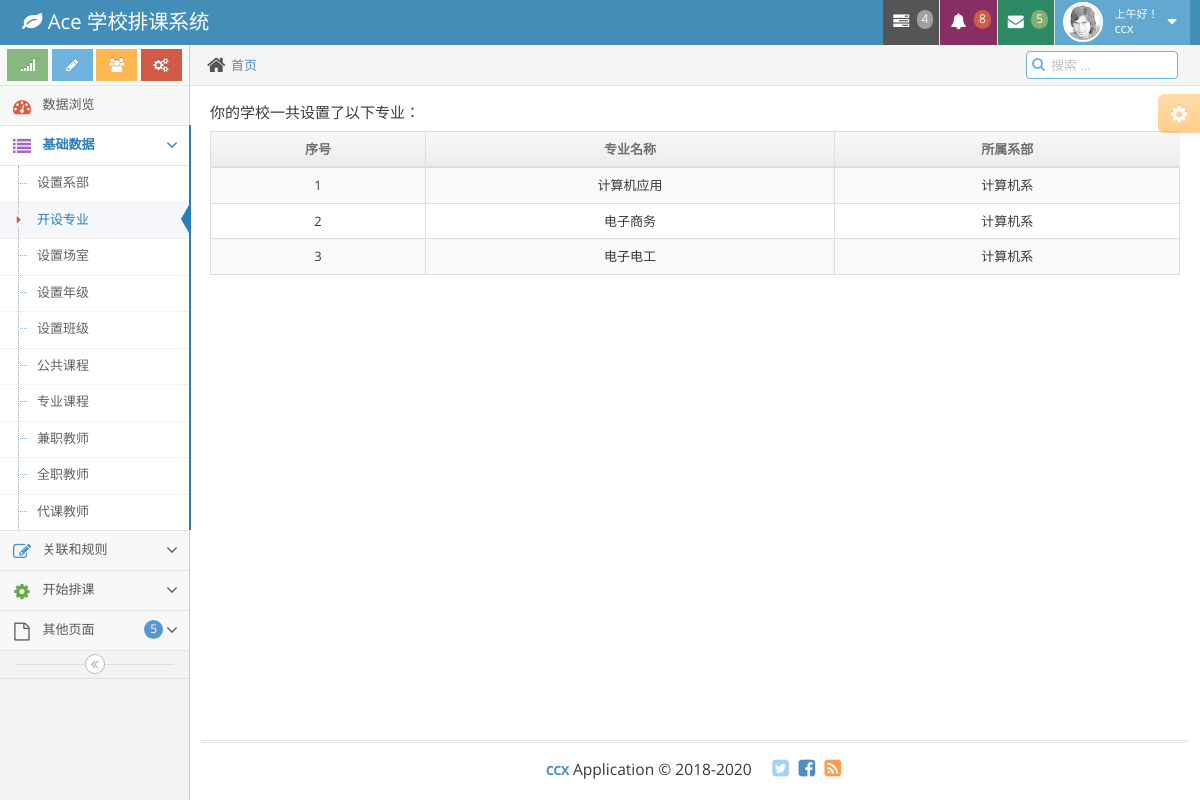
/mydata/2 (signed in), run on the app's committed database.
### apps/mydata/models.py (models this page shows)
class Professional(models.Model):
	pf_name = models.CharField(max_length=30) #pf:professional
	dp_name = models.CharField(max_length=30) #dp:depart

### apps/mydata/views.py (the view)
@method_decorator(Check_Login,name='dispatch')
class Show(ListView):
	model = models.Department

### apps/users/views.py (called while the page is built)
def Check_Login(func):  #自定义登录验证装饰器
	def warpper(request):
		username = request.session.get('username')
		if username:
			return func(request)
		else:
			return render(request,'users/login.html')
	return warpper

### apps/mydata/templates/mydata/professional_list.html (shortened to what this page needs)
{% extends "base.html" %}
{% block menu %}
	{% include 'menu.html' %}
{% endblock%}
{% block content %}
	<p><H5>你的学校一共设置了以下专业：</H5></p>
	<table id="depart-table" class="table table-striped table-bordered table-hover">
		<thead>
			<tr>
				<th class="center">序号</th>
				<th class="center">专业名称</th>
				<th class="center">所属系部</th>
			</tr>
		</thead>
		<tbody>
			{% for pfline in object_list %}
			<tr>
				<td class="center">{{ pfline.id }}</td>												<td class="center">{{ pfline.pf_name }}</td>
				<td class="center">{{ pfline.dp_name }}</td>
			</tr>
			{% endfor %}
		</tbody>
	</table>
{% endblock %}

### templates/base.html (shortened to what this page needs)
<!DOCTYPE html>
<html lang="en">
	<head>
		{% load staticfiles %}
		<link rel="stylesheet" href="{%static 'css/bootstrap.min.css'%}" />
		<link rel="stylesheet" href="{%static 'font-awesome/4.5.0/css/font-awesome.min.css'%}" />
		<link rel="stylesheet" href="{%static 'css/ace.min.css'%}" class="ace-main-stylesheet" id="main-ace-style" />
		<link rel="stylesheet" href="{%static 'css/ace-skins.min.css'%}" />
		<link rel="stylesheet" href="{%static 'css/ace-rtl.min.css'%}" />
	</head>
	<body class="no-skin">
		<div id="navbar" class="navbar navbar-default          ace-save-state">
			<div class="navbar-container ace-save-state" id="navbar-container">
				<div class="navbar-header pull-left">
					<a href="{% url 'index' %}" class="navbar-brand">
						<small>
							<i class="fa fa-leaf"></i>
							Ace 学校排课系统
						</small>
					</a>
				</div>
				<div class="navbar-buttons navbar-header pull-right" role="navigation">
					<ul class="nav ace-nav">
						<li class="grey dropdown-modal">
							<a data-toggle="dropdown" class="dropdown-toggle" href="#">
								<i class="ace-icon fa fa-tasks"></i>
								<span class="badge badge-grey">4</span>
							</a>
						</li>
						<li class="purple dropdown-modal">
							<a data-toggle="dropdown" class="dropdown-toggle" href="#">
								<i class="ace-icon fa fa-bell icon-animated-bell"></i>
								<span class="badge badge-important">8</span>
							</a>
						</li>
						<li class="green dropdown-modal">
							<a data-toggle="dropdown" class="dropdown-toggle" href="#">
								<i class="ace-icon fa fa-envelope icon-animated-vertical"></i>
								<span class="badge badge-success">5</span>
							</a>
						</li>
						<li class="light-blue dropdown-modal">
							<a data-toggle="dropdown" href="#" class="dropdown-toggle">
								<img class="nav-user-photo" src="{%static 'images/avatars/user.jpg'%}" alt="Jason's Photo" />
								<span class="user-info">
									<small>
									</small>
										{{ user.username }}
								</span>
								<i class="ace-icon fa fa-caret-down"></i>
							</a>
						</li>
					</ul>
				</div>
			</div>
		</div>
		<div class="main-container ace-save-state" id="main-container">
			<div id="sidebar" class="sidebar                  responsive                    ace-save-state">
				<div class="sidebar-shortcuts" id="sidebar-shortcuts">
					<div class="sidebar-shortcuts-large" id="sidebar-shortcuts-large">
						<button class="btn btn-success">
							<i class="ace-icon fa fa-signal"></i>
						</button>
						<button class="btn btn-info">
							<i class="ace-icon fa fa-pencil"></i>
						</button>
						<button class="btn btn-warning">
							<i class="ace-icon fa fa-users"></i>
						</button>
						<button class="btn btn-danger">
							<i class="ace-icon fa fa-cogs"></i>
						</button>
					</div>
				</div>
				{% block menu %}{% endblock%}
						<div class="nav-search" id="nav-search">
							<form class="form-search">
								<span class="input-icon">
									<input type="text" placeholder="搜索 ..." class="nav-search-input" id="nav-search-input" autocomplete="off" />
									<i class="ace-icon fa fa-search nav-search-icon"></i>
								</span>
							</form>
						</div>
					</div>
					<div class="page-content">
						<div class="ace-settings-container" id="ace-settings-container">
							<div class="btn btn-app btn-xs btn-warning ace-settings-btn" id="ace-settings-btn">
								<i class="ace-icon fa fa-cog bigger-130"></i>
							</div>
						</div>
						<div class="row">
							<div class="col-xs-12">
								{% block content %}{% endblock %}
							</div>
						</div>
					</div>
				</div>
			</div>
			<div class="footer">
				<div class="footer-inner">
					<div class="footer-content">
						<span class="bigger-120">
							<span class="blue bolder">ccx</span>
							Application &copy; 2018-2020
						</span>
						<span class="action-buttons">
							<a href="#">
								<i class="ace-icon fa fa-twitter-square light-blue bigger-150"></i>
							</a>
							<a href="#">
								<i class="ace-icon fa fa-facebook-square text-primary bigger-150"></i>
							</a>
							<a href="#">
								<i class="ace-icon fa fa-rss-square orange bigger-150"></i>
							</a>
						</span>
					</div>
				</div>
			</div>
		</div>
	</body>
</html>

### data on the page
Professional: id "1", pf_name "计算机应用", dp_name "计算机系"
Professional: id "2", pf_name "电子商务", dp_name "计算机系"
Professional: id "3", pf_name "电子电工", dp_name "计算机系"

### other printed values
{{ user.username }} "ccx"
